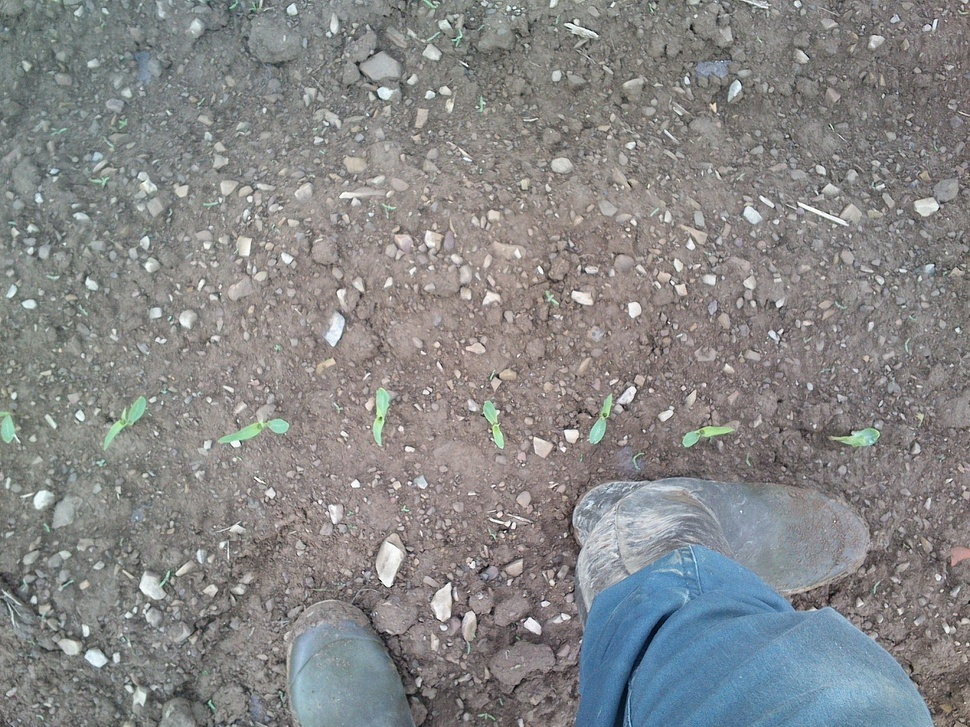
#> input picture Images/9.jpg, 970 x 727 px, shrunk from 1632 x 1224 before the run, found by its file name
$ python main2.py
#> lines starting #> are read from the running program, lines starting #| are printed output that depends on the picture; after the words box and inside, x2 and y2 are one past the last pixel; in counts of white or black regions, pixels touching at a corner belong together
import os
import cv2
import numpy as np
import json
import time

# Constants
MIN_GREEN_HUE = 45
MAX_GREEN_HUE = 77
MIN_GREEN_SAT = 19
MAX_GREEN_SAT = 255
MIN_GREEN_VAL = 164
MAX_GREEN_VAL = 255

KERNEL_SIZE = (2, 2)
ERODE_ITERATIONS = 2
DILATE_ITERATIONS = 4
PERIMETER_LIMIT = 20


def process_image(src_path, dst_path):
    # Load the image
#> called with src_path = 'Images/9.jpg', dst_path = 'hsv_results/9/'
    src = cv2.imread(src_path)
#> src is the input picture: shape (727, 970, 3); mean B, G, R 134.8, 134.5, 134.3

    # Convert the image to grayscale
    gray = cv2.cvtColor(src, cv2.COLOR_BGR2GRAY)
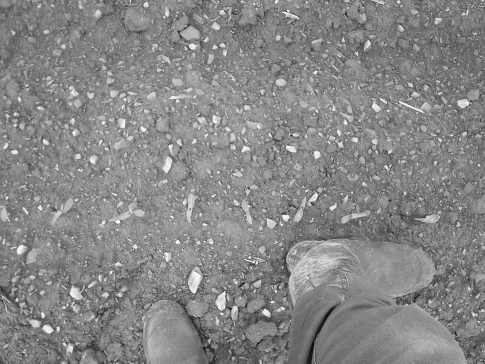
#> gray: shape (727, 970) (shown at 1/2 size); min 2, max 255, mean 134.5

    # Convert the grayscale image to HSV color space
    hsv = cv2.cvtColor(src, cv2.COLOR_BGR2HSV)
#> hsv: shape (727, 970, 3); mean H, S, V 56.3, 23.8, 141.6

    # Define the lower and upper bounds for green color
    lower_green = np.array([MIN_GREEN_HUE, MIN_GREEN_SAT, MIN_GREEN_VAL])
    upper_green = np.array([MAX_GREEN_HUE, MAX_GREEN_SAT, MAX_GREEN_VAL])

    # Create a mask for green color
    mask = cv2.inRange(hsv, lower_green, upper_green)
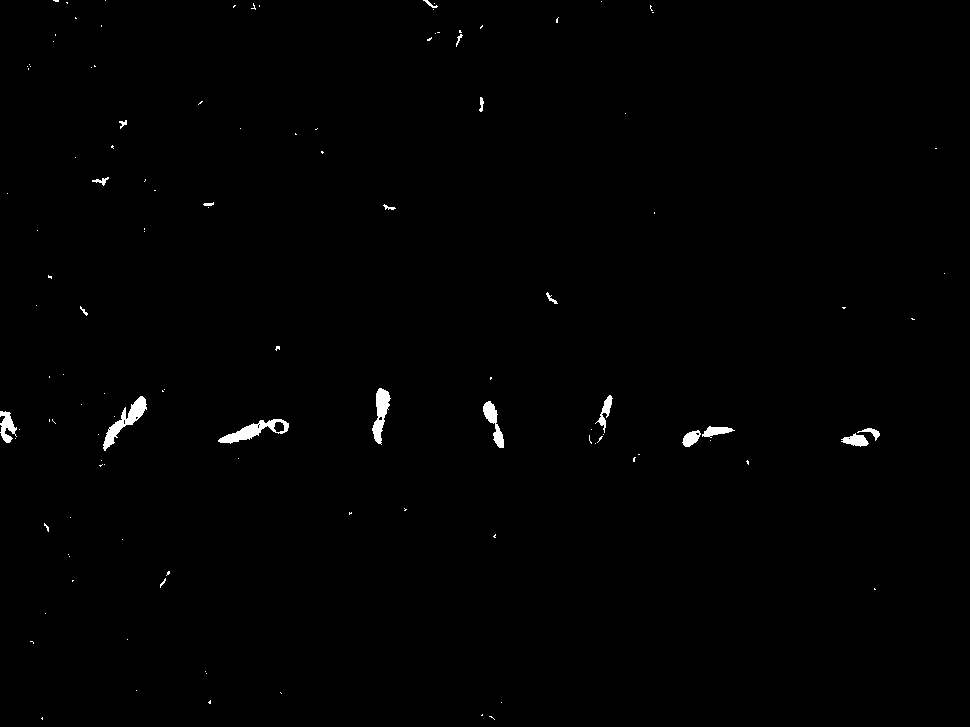
#> mask: shape (727, 970); 0.6% white; 119 white regions (99 under 20 px), largest, box (x1, y1, x2, y2) and area: (103, 396, 147, 451) 683, (218, 419, 289, 444) 642, (372, 388, 391, 445) 539

    # Create a kernel for erosion and dilation
    kernel = np.ones(KERNEL_SIZE, np.uint8)

    # Apply morphological operations
    masked = cv2.bitwise_and(gray, gray, mask=mask)
    masked = cv2.threshold(masked, 5, 255, cv2.THRESH_BINARY)[1]
    masked = cv2.erode(masked, kernel, iterations=ERODE_ITERATIONS)
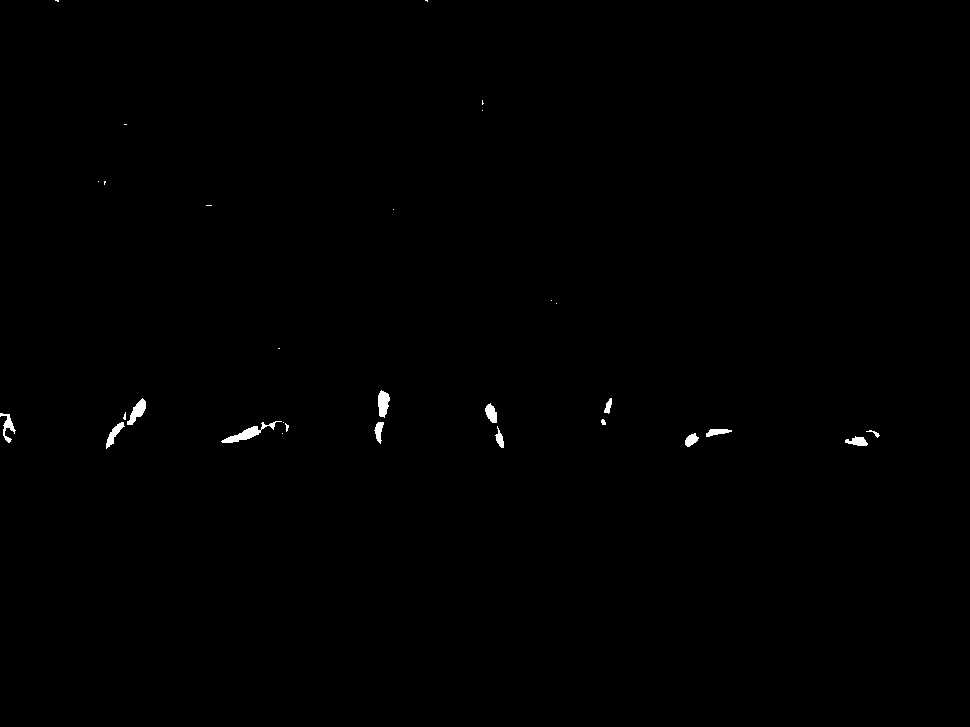
#> masked: shape (727, 970); 0.31% white; 30 white regions (16 under 20 px), largest, box (x1, y1, x2, y2) and area: (221, 421, 282, 443) 358, (378, 390, 390, 418) 240, (127, 398, 146, 425) 237
    masked = cv2.dilate(masked, kernel, iterations=DILATE_ITERATIONS)
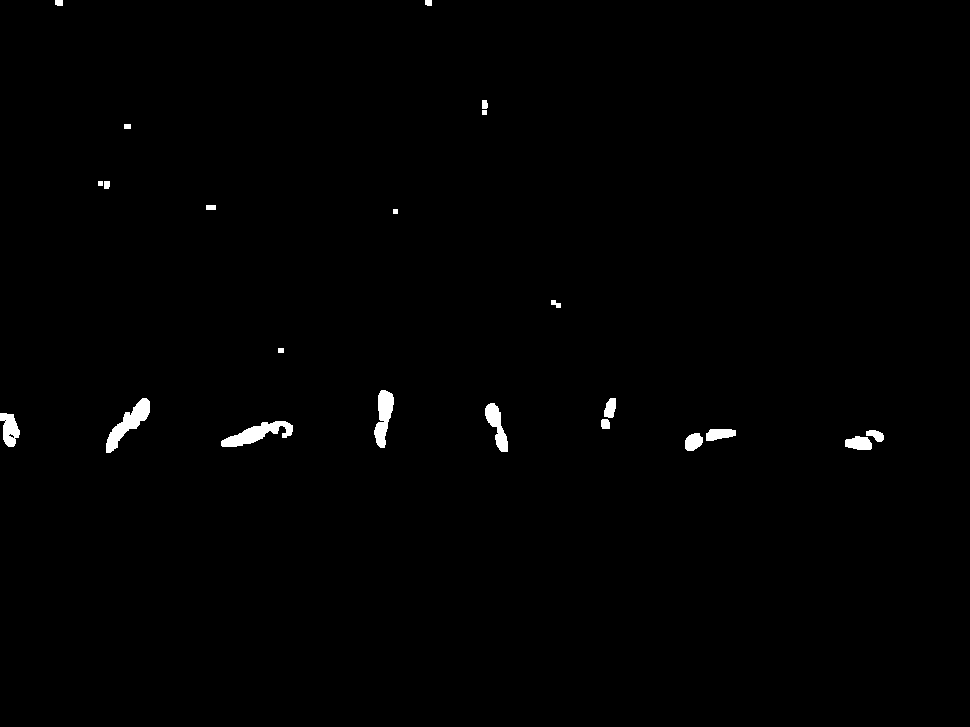
#> masked: shape (727, 970); 0.72% white; 22 white regions

    # Find contours
    contours, _ = cv2.findContours(
        masked, cv2.RETR_TREE, cv2.CHAIN_APPROX_SIMPLE)
#> contours = 24 contours, 5 with area under 20; largest, box (x1, y1, x2, y2) and area: (106, 398, 150, 453) 790, (221, 421, 293, 447) 766, (374, 390, 394, 448) 624, (485, 403, 508, 452) 486, (0, 413, 20, 447) 412

    # Process and count the contours
    plants_number = 0
    color_step = int(200.0 / len(contours))
#> color_step = 8

    for contour in contours:
        perimeter = cv2.arcLength(contour, True)
        if perimeter > PERIMETER_LIMIT:
            plants_number += 1
            val = (plants_number * color_step)
            cv2.drawContours(src, [contour], -1, (val, val, val), 2)
#> this loop made 24 passes
#> (contour, perimeter, val) on pass 17: ([[206, 205], [206, 209], [215, 209], [215, 205]], 26, 104)
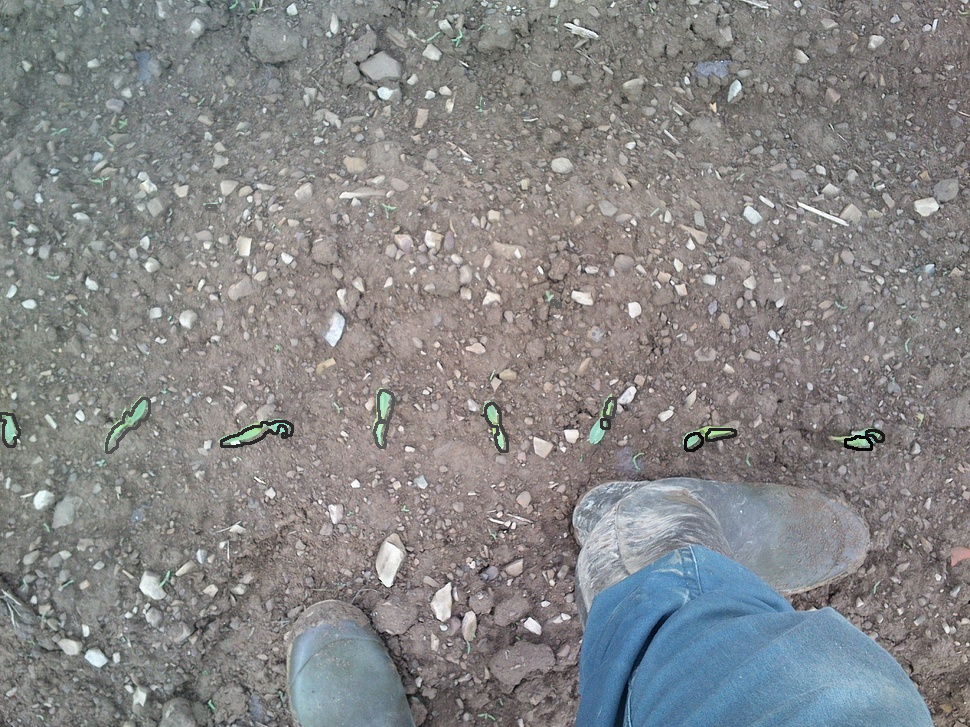
#> src: shape (727, 970, 3); 0.54% of pixels changed, all inside (x1, y1, x2, y2) = (0, 0, 885, 454)
#> after the loop, plants_number = 17

    # Print the total number of plants
    print(f"Total number of plants: {plants_number}")
#| Total number of plants: 17

    # Display and save results
    cv2.imshow('Processed Image', src)
    cv2.imwrite(os.path.join(dst_path, "result.jpg"), src)
    cv2.waitKey(0)
    cv2.destroyAllWindows()

    # Create JSON data
    data = {
        "minH": MIN_GREEN_HUE,
        "maxH": MAX_GREEN_HUE,
        "minS": MIN_GREEN_SAT,
        "maxS": MAX_GREEN_SAT,
        "minV": MIN_GREEN_VAL,
        "maxV": MAX_GREEN_VAL,
        "erodeKernel": KERNEL_SIZE,
        "erodeIterations": ERODE_ITERATIONS,
        "dilateKernel": KERNEL_SIZE,
        "dilateIterations": DILATE_ITERATIONS
    }

    update_json(src_path, dst_path, data)


def update_json(src_path, dst_path, data):
    src_imgname = os.path.basename(src_path)
    json_path = os.path.join(dst_path, "details.json")  # Updated path

    json_data = {
        "source": src_imgname,
        "images": {
            src_imgname: {
                "date": time.strftime("%Y-%m-%d", time.gmtime()),
                "operations": [
                    f"h {data['minH']}-{data['maxH']}",
                    f"s {data['minS']}-{data['maxS']}",
                    f"v {data['minV']}-{data['maxV']}",
                    f"erode {data['erodeKernel']} x{data['erodeIterations']}",
                    f"dilate {data['dilateKernel']} x{data['dilateIterations']}"
                ]
            }
        }
    }

    if os.path.exists(json_path):
        with open(json_path, 'r') as infile:
            existing_data = json.load(infile)
            json_data.update(existing_data)

    with open(json_path, 'w') as outfile:
        json.dump(json_data, outfile, indent=2)


def main():
    src_path = "Images/9.jpg"
    dst_path = "hsv_results/9/"

    ensure_dir(dst_path)
    process_image(src_path, dst_path)


def ensure_dir(file_path):
    directory = os.path.dirname(file_path)
    if not os.path.exists(directory):
        os.makedirs(directory)


if __name__ == "__main__":
    main()

$ run again, with Images/1.jpg copied over Images/9.jpg
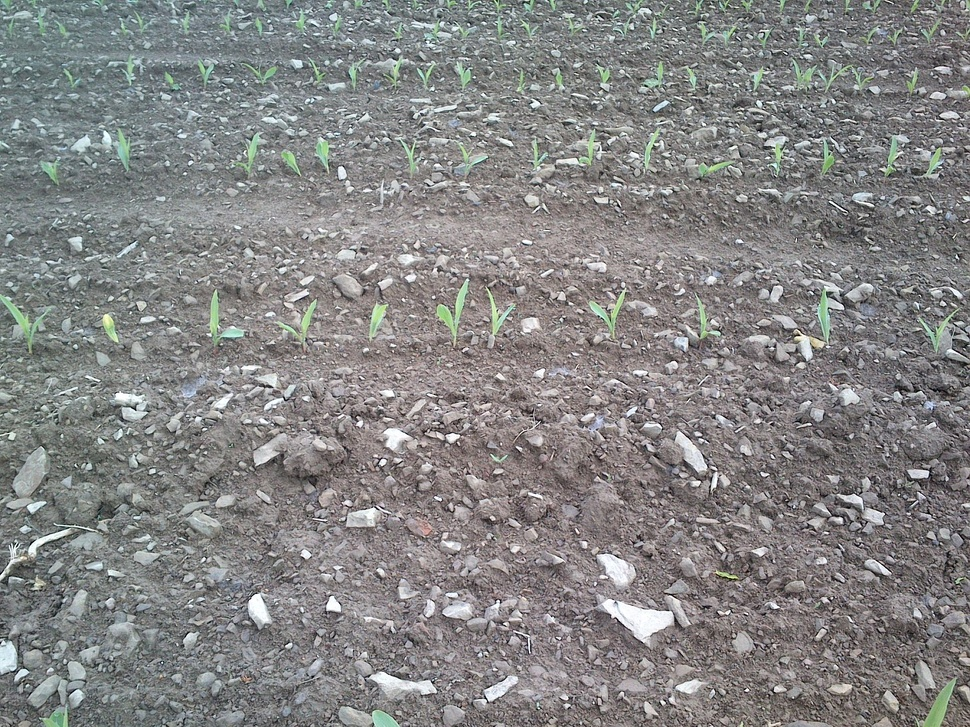
#> input picture Images/1.jpg, 970 x 727 px, shrunk from 1632 x 1224 before the run, found by its file name
#> in process_image, src is the input picture: shape (727, 970, 3); mean B, G, R 132, 132.6, 132.7
#> hsv: shape (727, 970, 3); mean H, S, V 81.4, 16.7, 136.8
#> in process_image, `mask = cv2.inRange(hsv, lower_green, upper_green)`:
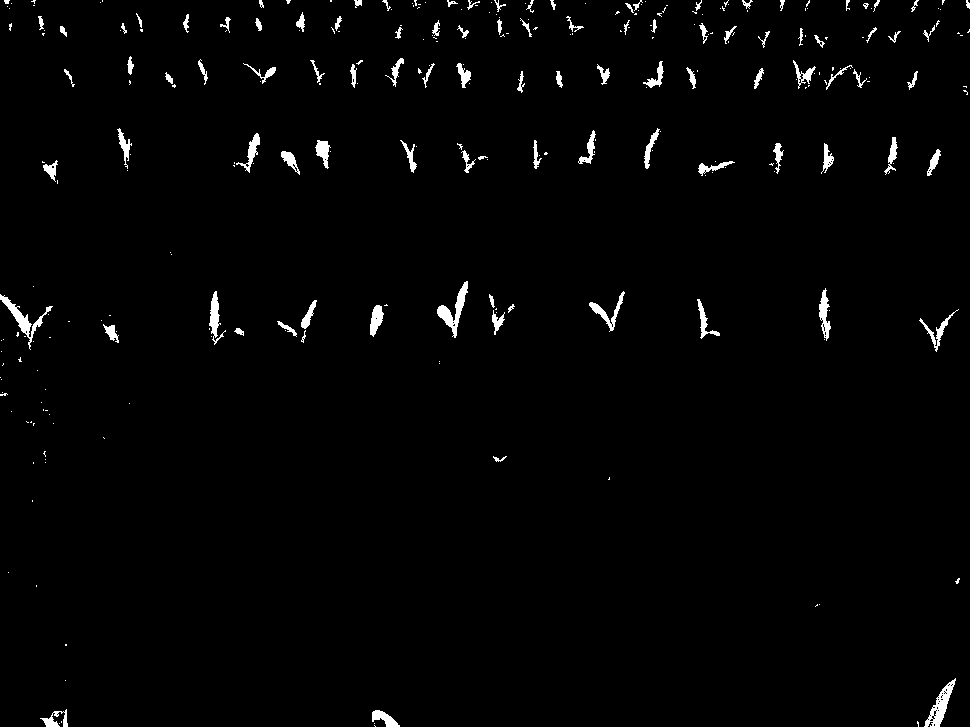
#> mask: shape (727, 970); 1.7% white; 294 white regions (195 under 20 px), largest, box (x1, y1, x2, y2) and area: (437, 281, 468, 338) 550, (0, 294, 53, 350) 540, (924, 678, 956, 727) 531
#> contours = 111 contours, 22 with area under 20; largest, box (x1, y1, x2, y2) and area: (439, 284, 472, 340) 672, (0, 296, 46, 338) 578, (927, 682, 959, 727) 526, (591, 295, 628, 335) 439, (211, 294, 223, 340) 356
#> color_step = 1
#> the loop in process_image, `for contour in contours:` made 111 passes
#> perimeter on passes 1, 2, 4, 5, 8, 9, 10, 11: 43.07, 28.83, 72.04, 149.6, 31.66, 26.24, 52.14, 58.04
#> after the loop in process_image, `for contour in contours:`:
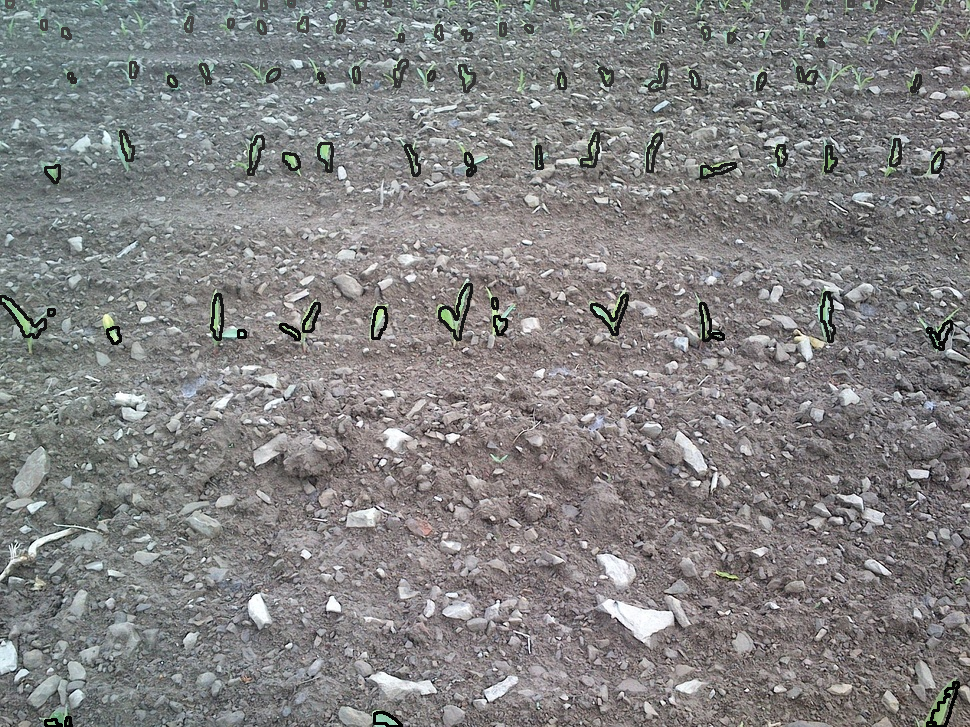
#> src: shape (727, 970, 3); 1.85% of pixels changed, all inside (x1, y1, x2, y2) = (0, 0, 960, 727)
#> after the loop in process_image, `for contour in contours:`: plants_number = 79
#| Total number of plants: 79

$ run again, with Images/3.jpg copied over Images/9.jpg
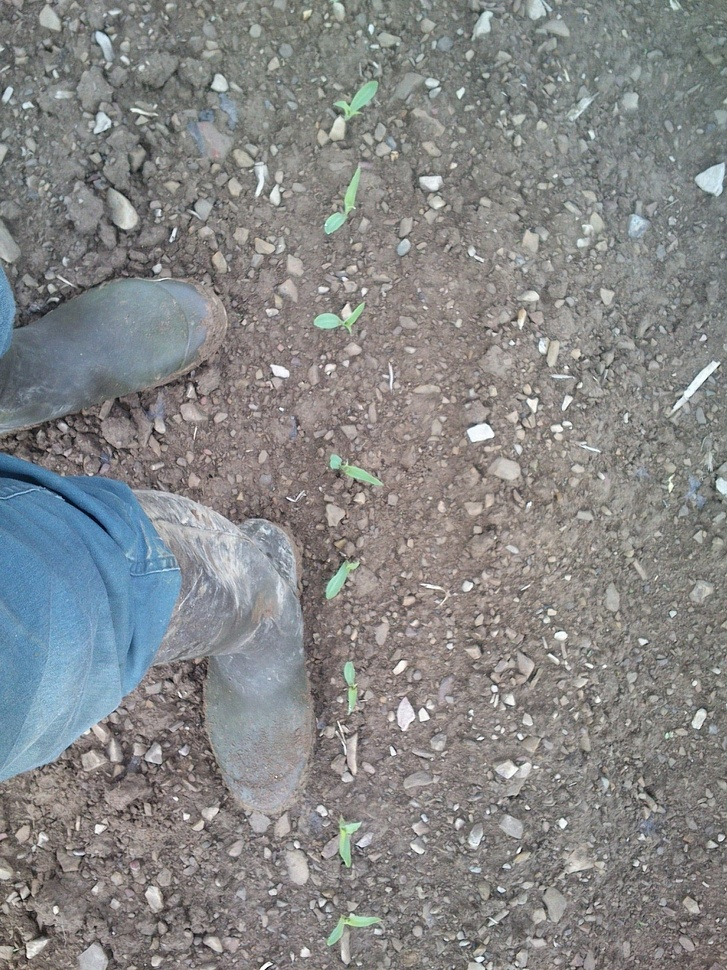
#> input picture Images/3.jpg, 727 x 970 px, shrunk from 1224 x 1632 before the run, found by its file name
#> in process_image, src is the input picture: shape (970, 727, 3); mean B, G, R 134.4, 134.4, 133.6
#> hsv: shape (970, 727, 3); mean H, S, V 53.6, 23.7, 141.1
#> in process_image, `mask = cv2.inRange(hsv, lower_green, upper_green)`:
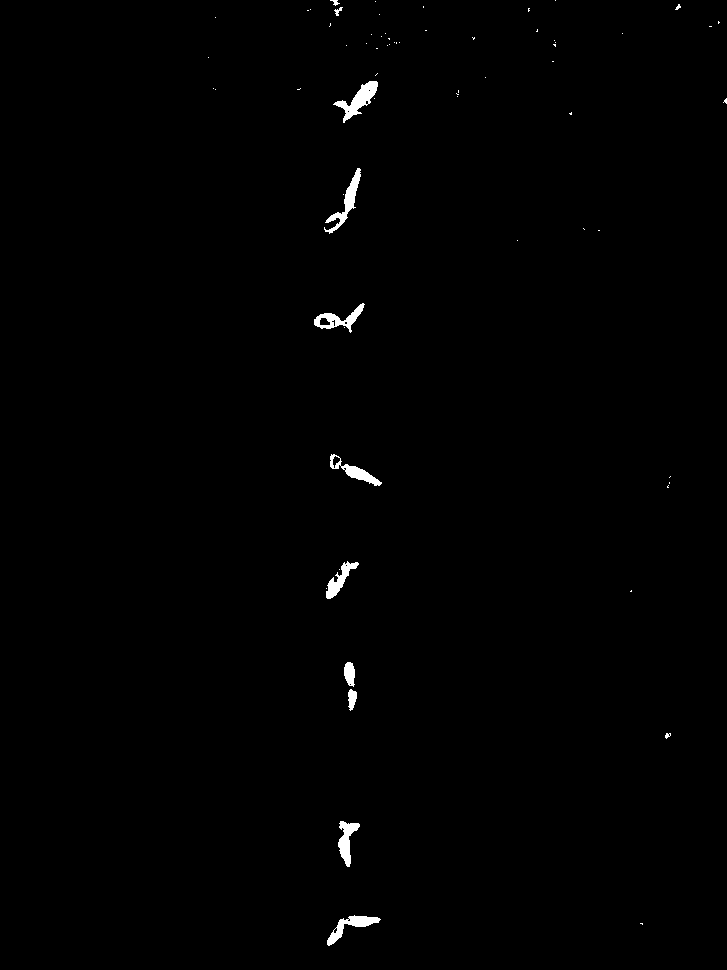
#> mask: shape (970, 727); 0.59% white; 68 white regions (56 under 20 px), largest, box (x1, y1, x2, y2) and area: (333, 81, 378, 123) 654, (324, 168, 361, 234) 584, (327, 915, 381, 946) 513
#> contours = 14 contours; largest, box (x1, y1, x2, y2) and area: (337, 83, 382, 125) 747, (328, 170, 365, 237) 708, (316, 306, 368, 333) 651, (329, 918, 384, 949) 603, (340, 823, 364, 871) 558
#> color_step = 14
#> the loop in process_image, `for contour in contours:` made 14 passes
#> (perimeter, val) on passes 1, 2, 4, 5, 6, 7, 8, 9: (157.3, 14), (134.7, 28), (56.73, 42), (66.97, 56), (130.7, 70), (103.3, 84), (57.31, 98), (149.9, 112)
#> after the loop in process_image, `for contour in contours:`:
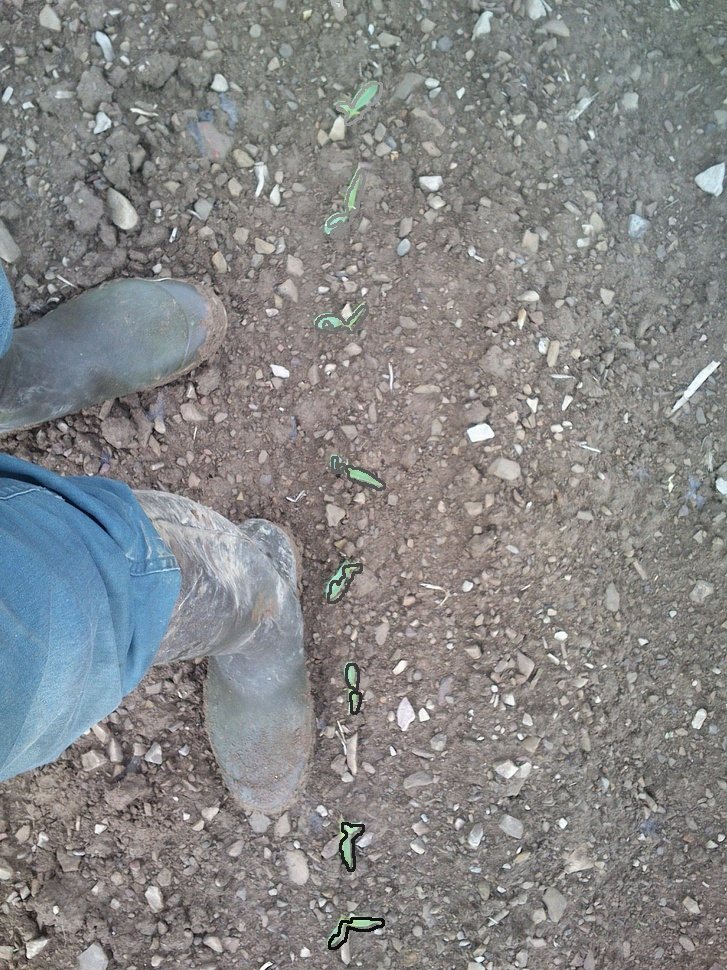
#> src: shape (970, 727, 3); 0.58% of pixels changed, all inside (x1, y1, x2, y2) = (315, 0, 386, 950)
#> after the loop in process_image, `for contour in contours:`: plants_number = 13
#| Total number of plants: 13
